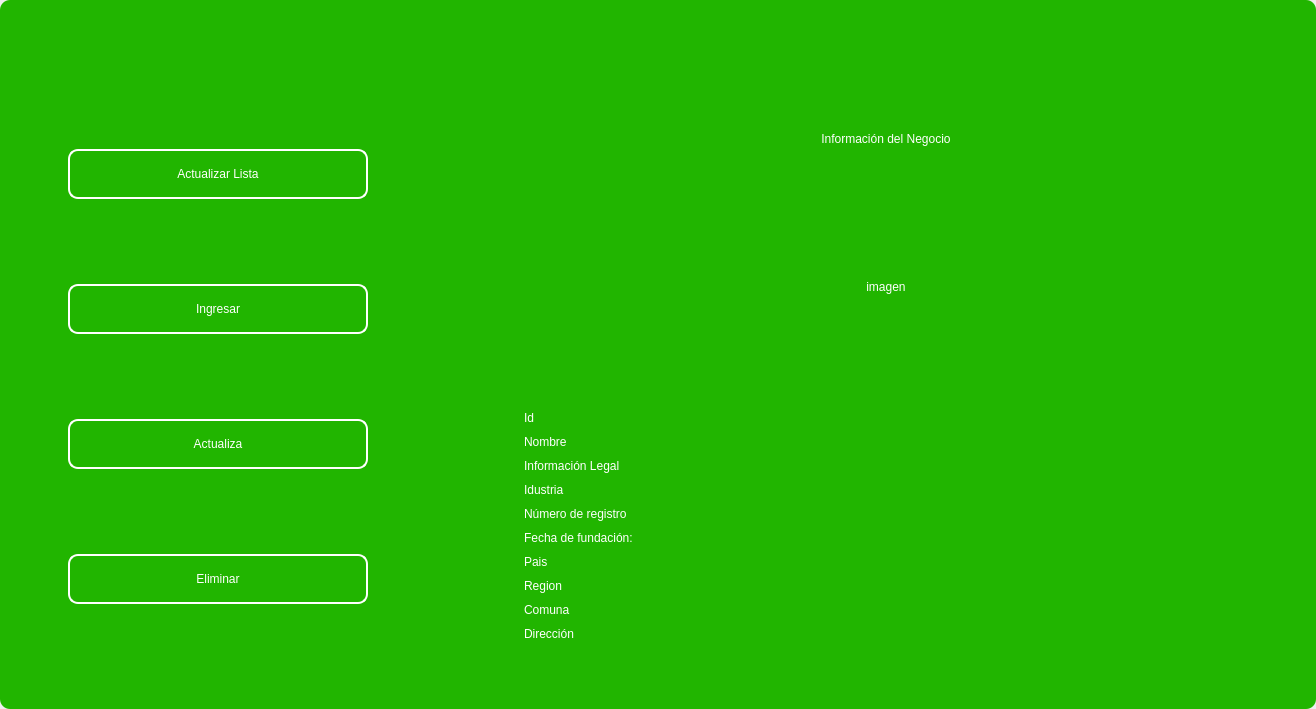
<?xml version="1.0" encoding="UTF-8"?>
<ui version="4.0">
 <class>MainWindow</class>
 <widget class="QMainWindow" name="MainWindow">
  <property name="geometry">
   <rect>
    <x>0</x>
    <y>0</y>
    <width>1316</width>
    <height>709</height>
   </rect>
  </property>
  <property name="windowTitle">
   <string>MainWindow</string>
  </property>
  <property name="styleSheet">
   <string notr="true"/>
  </property>
  <widget class="QWidget" name="centralwidget">
   <property name="styleSheet">
    <string notr="true"/>
   </property>
   <layout class="QVBoxLayout" name="verticalLayout">
    <property name="spacing">
     <number>0</number>
    </property>
    <property name="leftMargin">
     <number>0</number>
    </property>
    <property name="topMargin">
     <number>0</number>
    </property>
    <property name="rightMargin">
     <number>0</number>
    </property>
    <property name="bottomMargin">
     <number>0</number>
    </property>
    <item>
     <widget class="QFrame" name="frame">
      <property name="enabled">
       <bool>true</bool>
      </property>
      <property name="styleSheet">
       <string notr="true">
QFrame {
border-radius:10px;
background-color: rgb(33, 181, 0);
 }
</string>
      </property>
      <property name="frameShape">
       <enum>QFrame::StyledPanel</enum>
      </property>
      <property name="frameShadow">
       <enum>QFrame::Raised</enum>
      </property>
      <layout class="QVBoxLayout" name="verticalLayout_2">
       <item>
        <widget class="QFrame" name="frame_superior">
         <property name="minimumSize">
          <size>
           <width>0</width>
           <height>40</height>
          </size>
         </property>
         <property name="maximumSize">
          <size>
           <width>16777215</width>
           <height>40</height>
          </size>
         </property>
         <property name="styleSheet">
          <string notr="true">QPushButton{
border-radius:18px;
}

QPushButton:hover{
	background-color: rgb(0, 0, 0);
}
</string>
         </property>
         <property name="frameShape">
          <enum>QFrame::StyledPanel</enum>
         </property>
         <property name="frameShadow">
          <enum>QFrame::Raised</enum>
         </property>
         <layout class="QHBoxLayout" name="horizontalLayout_3">
          <property name="spacing">
           <number>4</number>
          </property>
          <property name="leftMargin">
           <number>0</number>
          </property>
          <property name="topMargin">
           <number>0</number>
          </property>
          <property name="rightMargin">
           <number>0</number>
          </property>
          <property name="bottomMargin">
           <number>0</number>
          </property>
          <item>
           <widget class="QPushButton" name="btn_icon">
            <property name="text">
             <string/>
            </property>
            <property name="iconSize">
             <size>
              <width>40</width>
              <height>40</height>
             </size>
            </property>
           </widget>
          </item>
          <item>
           <spacer name="horizontalSpacer_2">
            <property name="orientation">
             <enum>Qt::Horizontal</enum>
            </property>
            <property name="sizeHint" stdset="0">
             <size>
              <width>443</width>
              <height>20</height>
             </size>
            </property>
           </spacer>
          </item>
          <item>
           <widget class="QPushButton" name="btn_exit">
            <property name="minimumSize">
             <size>
              <width>38</width>
              <height>38</height>
             </size>
            </property>
            <property name="maximumSize">
             <size>
              <width>38</width>
              <height>38</height>
             </size>
            </property>
            <property name="cursor">
             <cursorShape>PointingHandCursor</cursorShape>
            </property>
            <property name="text">
             <string/>
            </property>
            <property name="iconSize">
             <size>
              <width>35</width>
              <height>35</height>
             </size>
            </property>
           </widget>
          </item>
          <item>
           <widget class="QPushButton" name="bt_minimizar">
            <property name="minimumSize">
             <size>
              <width>38</width>
              <height>38</height>
             </size>
            </property>
            <property name="maximumSize">
             <size>
              <width>38</width>
              <height>38</height>
             </size>
            </property>
            <property name="cursor">
             <cursorShape>PointingHandCursor</cursorShape>
            </property>
            <property name="text">
             <string/>
            </property>
            <property name="icon">
             <iconset>
              <normaloff>image/minus.svg</normaloff>image/minus.svg</iconset>
            </property>
            <property name="iconSize">
             <size>
              <width>38</width>
              <height>38</height>
             </size>
            </property>
           </widget>
          </item>
          <item>
           <widget class="QPushButton" name="bt_maximizar">
            <property name="minimumSize">
             <size>
              <width>38</width>
              <height>38</height>
             </size>
            </property>
            <property name="maximumSize">
             <size>
              <width>38</width>
              <height>38</height>
             </size>
            </property>
            <property name="cursor">
             <cursorShape>PointingHandCursor</cursorShape>
            </property>
            <property name="text">
             <string/>
            </property>
            <property name="icon">
             <iconset>
              <normaloff>image/chevron-up.svg</normaloff>image/chevron-up.svg</iconset>
            </property>
            <property name="iconSize">
             <size>
              <width>38</width>
              <height>38</height>
             </size>
            </property>
           </widget>
          </item>
          <item>
           <widget class="QPushButton" name="bt_restaurar">
            <property name="minimumSize">
             <size>
              <width>38</width>
              <height>38</height>
             </size>
            </property>
            <property name="maximumSize">
             <size>
              <width>38</width>
              <height>38</height>
             </size>
            </property>
            <property name="cursor">
             <cursorShape>PointingHandCursor</cursorShape>
            </property>
            <property name="text">
             <string/>
            </property>
            <property name="icon">
             <iconset>
              <normaloff>image/chevron-down.svg</normaloff>image/chevron-down.svg</iconset>
            </property>
            <property name="iconSize">
             <size>
              <width>38</width>
              <height>38</height>
             </size>
            </property>
           </widget>
          </item>
          <item>
           <widget class="QPushButton" name="bt_cerrar">
            <property name="minimumSize">
             <size>
              <width>38</width>
              <height>38</height>
             </size>
            </property>
            <property name="maximumSize">
             <size>
              <width>38</width>
              <height>38</height>
             </size>
            </property>
            <property name="cursor">
             <cursorShape>PointingHandCursor</cursorShape>
            </property>
            <property name="text">
             <string/>
            </property>
            <property name="icon">
             <iconset>
              <normaloff>image/x.svg</normaloff>image/x.svg</iconset>
            </property>
            <property name="iconSize">
             <size>
              <width>38</width>
              <height>38</height>
             </size>
            </property>
           </widget>
          </item>
         </layout>
        </widget>
       </item>
       <item>
        <widget class="QFrame" name="frame_3">
         <property name="minimumSize">
          <size>
           <width>0</width>
           <height>0</height>
          </size>
         </property>
         <property name="frameShape">
          <enum>QFrame::StyledPanel</enum>
         </property>
         <property name="frameShadow">
          <enum>QFrame::Raised</enum>
         </property>
         <layout class="QHBoxLayout" name="horizontalLayout_4">
          <property name="leftMargin">
           <number>9</number>
          </property>
          <property name="topMargin">
           <number>9</number>
          </property>
          <property name="rightMargin">
           <number>9</number>
          </property>
          <item>
           <layout class="QVBoxLayout" name="verticalLayout_4">
            <property name="spacing">
             <number>50</number>
            </property>
            <property name="sizeConstraint">
             <enum>QLayout::SetDefaultConstraint</enum>
            </property>
            <property name="leftMargin">
             <number>50</number>
            </property>
            <property name="topMargin">
             <number>50</number>
            </property>
            <property name="rightMargin">
             <number>50</number>
            </property>
            <property name="bottomMargin">
             <number>50</number>
            </property>
            <item>
             <widget class="QPushButton" name="btn_get">
              <property name="minimumSize">
               <size>
                <width>50</width>
                <height>40</height>
               </size>
              </property>
              <property name="maximumSize">
               <size>
                <width>300</width>
                <height>50</height>
               </size>
              </property>
              <property name="cursor">
               <cursorShape>PointingHandCursor</cursorShape>
              </property>
              <property name="styleSheet">
               <string notr="true">QPushButton{
border-radius:10px; 
font: 12pt &quot;Arial&quot;;
color: rgb(255, 255, 254);
border: 2px solid #ffffff;
}

QPushButton:hover{
border-radius:10px; 
font: 12pt &quot;Arial&quot;;
color: rgb(255, 255, 255);
border: 2px solid rgb(120, 0, 171);
	background-color: rgb(120, 0, 171);
}</string>
              </property>
              <property name="text">
               <string>Actualizar Lista</string>
              </property>
              <property name="iconSize">
               <size>
                <width>35</width>
                <height>35</height>
               </size>
              </property>
             </widget>
            </item>
            <item>
             <widget class="QPushButton" name="btn_add">
              <property name="minimumSize">
               <size>
                <width>0</width>
                <height>40</height>
               </size>
              </property>
              <property name="maximumSize">
               <size>
                <width>300</width>
                <height>50</height>
               </size>
              </property>
              <property name="cursor">
               <cursorShape>PointingHandCursor</cursorShape>
              </property>
              <property name="styleSheet">
               <string notr="true">QPushButton{
border-radius:10px; 
font: 12pt &quot;Arial&quot;;
color: rgb(255, 255, 254);
border: 2px solid #ffffff;
}

QPushButton:hover{
border-radius:10px; 
font: 12pt &quot;Arial&quot;;
color: rgb(255, 255, 255);
border: 2px solid rgb(120, 0, 171);
	background-color: rgb(120, 0, 171);
}</string>
              </property>
              <property name="text">
               <string>Ingresar</string>
              </property>
              <property name="iconSize">
               <size>
                <width>35</width>
                <height>35</height>
               </size>
              </property>
             </widget>
            </item>
            <item>
             <widget class="QPushButton" name="btn_update">
              <property name="minimumSize">
               <size>
                <width>0</width>
                <height>40</height>
               </size>
              </property>
              <property name="maximumSize">
               <size>
                <width>300</width>
                <height>50</height>
               </size>
              </property>
              <property name="cursor">
               <cursorShape>PointingHandCursor</cursorShape>
              </property>
              <property name="styleSheet">
               <string notr="true">QPushButton{
border-radius:10px; 
font: 12pt &quot;Arial&quot;;
color: rgb(255, 255, 254);
border: 2px solid #ffffff;
}

QPushButton:hover{
border-radius:10px; 
font: 12pt &quot;Arial&quot;;
color: rgb(255, 255, 255);
border: 2px solid rgb(120, 0, 171);
	background-color: rgb(120, 0, 171);
}</string>
              </property>
              <property name="text">
               <string>Actualiza</string>
              </property>
              <property name="iconSize">
               <size>
                <width>35</width>
                <height>35</height>
               </size>
              </property>
             </widget>
            </item>
            <item>
             <widget class="QPushButton" name="btn_delete">
              <property name="minimumSize">
               <size>
                <width>0</width>
                <height>40</height>
               </size>
              </property>
              <property name="maximumSize">
               <size>
                <width>300</width>
                <height>50</height>
               </size>
              </property>
              <property name="cursor">
               <cursorShape>PointingHandCursor</cursorShape>
              </property>
              <property name="styleSheet">
               <string notr="true">QPushButton{
border-radius:10px; 
font: 12pt &quot;Arial&quot;;
color: rgb(255, 255, 254);
border: 2px solid #ffffff;
}

QPushButton:hover{
border-radius:10px; 
font: 12pt &quot;Arial&quot;;
color: rgb(255, 255, 255);
border: 2px solid rgb(120, 0, 171);
	background-color: rgb(120, 0, 171);
}</string>
              </property>
              <property name="text">
               <string>Eliminar</string>
              </property>
              <property name="iconSize">
               <size>
                <width>35</width>
                <height>35</height>
               </size>
              </property>
             </widget>
            </item>
           </layout>
          </item>
          <item>
           <spacer name="horizontalSpacer">
            <property name="orientation">
             <enum>Qt::Horizontal</enum>
            </property>
            <property name="sizeType">
             <enum>QSizePolicy::Fixed</enum>
            </property>
            <property name="sizeHint" stdset="0">
             <size>
              <width>50</width>
              <height>30</height>
             </size>
            </property>
           </spacer>
          </item>
          <item>
           <layout class="QVBoxLayout" name="verticalLayout_3">
            <property name="spacing">
             <number>10</number>
            </property>
            <property name="leftMargin">
             <number>50</number>
            </property>
            <property name="topMargin">
             <number>50</number>
            </property>
            <property name="rightMargin">
             <number>50</number>
            </property>
            <property name="bottomMargin">
             <number>50</number>
            </property>
            <item>
             <widget class="QLabel" name="label">
              <property name="minimumSize">
               <size>
                <width>0</width>
                <height>50</height>
               </size>
              </property>
              <property name="maximumSize">
               <size>
                <width>16777215</width>
                <height>200</height>
               </size>
              </property>
              <property name="styleSheet">
               <string notr="true">color: rgb(255, 255, 255);
font: 25pt &quot;MS Shell Dlg 2&quot;;
</string>
              </property>
              <property name="text">
               <string>Información del Negocio</string>
              </property>
              <property name="alignment">
               <set>Qt::AlignCenter</set>
              </property>
             </widget>
            </item>
            <item>
             <layout class="QHBoxLayout" name="horizontalLayout">
              <property name="topMargin">
               <number>0</number>
              </property>
              <item>
               <spacer name="verticalSpacer">
                <property name="orientation">
                 <enum>Qt::Vertical</enum>
                </property>
                <property name="sizeHint" stdset="0">
                 <size>
                  <width>20</width>
                  <height>40</height>
                 </size>
                </property>
               </spacer>
              </item>
              <item>
               <widget class="QLabel" name="label_image">
                <property name="sizePolicy">
                 <sizepolicy hsizetype="Fixed" vsizetype="Preferred">
                  <horstretch>0</horstretch>
                  <verstretch>0</verstretch>
                 </sizepolicy>
                </property>
                <property name="minimumSize">
                 <size>
                  <width>50</width>
                  <height>50</height>
                 </size>
                </property>
                <property name="maximumSize">
                 <size>
                  <width>100</width>
                  <height>100</height>
                 </size>
                </property>
                <property name="styleSheet">
                 <string notr="true">color: rgb(255, 255, 255);
font: 15pt &quot;MS Shell Dlg 2&quot;;</string>
                </property>
                <property name="text">
                 <string>imagen</string>
                </property>
                <property name="alignment">
                 <set>Qt::AlignCenter</set>
                </property>
               </widget>
              </item>
              <item>
               <spacer name="verticalSpacer_2">
                <property name="orientation">
                 <enum>Qt::Vertical</enum>
                </property>
                <property name="sizeHint" stdset="0">
                 <size>
                  <width>20</width>
                  <height>40</height>
                 </size>
                </property>
               </spacer>
              </item>
             </layout>
            </item>
            <item>
             <widget class="QLabel" name="label_id">
              <property name="styleSheet">
               <string notr="true">color: rgb(255, 255, 255);
font: 15pt &quot;MS Shell Dlg 2&quot;;
</string>
              </property>
              <property name="lineWidth">
               <number>1</number>
              </property>
              <property name="text">
               <string>Id</string>
              </property>
              <property name="alignment">
               <set>Qt::AlignLeading|Qt::AlignLeft|Qt::AlignVCenter</set>
              </property>
             </widget>
            </item>
            <item>
             <widget class="QLabel" name="label_name">
              <property name="styleSheet">
               <string notr="true">color: rgb(255, 255, 255);
font: 15pt &quot;MS Shell Dlg 2&quot;;
</string>
              </property>
              <property name="text">
               <string>Nombre</string>
              </property>
              <property name="alignment">
               <set>Qt::AlignLeading|Qt::AlignLeft|Qt::AlignVCenter</set>
              </property>
             </widget>
            </item>
            <item>
             <widget class="QLabel" name="label_legal_form">
              <property name="styleSheet">
               <string notr="true">color: rgb(255, 255, 255);
font: 15pt &quot;MS Shell Dlg 2&quot;;
</string>
              </property>
              <property name="text">
               <string>Información Legal</string>
              </property>
              <property name="alignment">
               <set>Qt::AlignLeading|Qt::AlignLeft|Qt::AlignVCenter</set>
              </property>
             </widget>
            </item>
            <item>
             <widget class="QLabel" name="label_industry">
              <property name="styleSheet">
               <string notr="true">color: rgb(255, 255, 255);
font: 15pt &quot;MS Shell Dlg 2&quot;;
</string>
              </property>
              <property name="text">
               <string>Idustria</string>
              </property>
              <property name="alignment">
               <set>Qt::AlignLeading|Qt::AlignLeft|Qt::AlignVCenter</set>
              </property>
             </widget>
            </item>
            <item>
             <widget class="QLabel" name="label_registration_number">
              <property name="styleSheet">
               <string notr="true">color: rgb(255, 255, 255);
font: 15pt &quot;MS Shell Dlg 2&quot;;
</string>
              </property>
              <property name="text">
               <string>Número de registro</string>
              </property>
              <property name="alignment">
               <set>Qt::AlignLeading|Qt::AlignLeft|Qt::AlignVCenter</set>
              </property>
             </widget>
            </item>
            <item>
             <widget class="QLabel" name="label_founding_date">
              <property name="styleSheet">
               <string notr="true">color: rgb(255, 255, 255);
font: 15pt &quot;MS Shell Dlg 2&quot;;
</string>
              </property>
              <property name="text">
               <string>Fecha de fundación:</string>
              </property>
              <property name="alignment">
               <set>Qt::AlignLeading|Qt::AlignLeft|Qt::AlignVCenter</set>
              </property>
             </widget>
            </item>
            <item>
             <widget class="QLabel" name="label_country">
              <property name="styleSheet">
               <string notr="true">color: rgb(255, 255, 255);
font: 15pt &quot;MS Shell Dlg 2&quot;;
</string>
              </property>
              <property name="text">
               <string>Pais</string>
              </property>
              <property name="alignment">
               <set>Qt::AlignLeading|Qt::AlignLeft|Qt::AlignVCenter</set>
              </property>
             </widget>
            </item>
            <item>
             <widget class="QLabel" name="label_region">
              <property name="styleSheet">
               <string notr="true">color: rgb(255, 255, 255);
font: 15pt &quot;MS Shell Dlg 2&quot;;
</string>
              </property>
              <property name="text">
               <string>Region</string>
              </property>
              <property name="alignment">
               <set>Qt::AlignLeading|Qt::AlignLeft|Qt::AlignVCenter</set>
              </property>
             </widget>
            </item>
            <item>
             <widget class="QLabel" name="label_commune">
              <property name="styleSheet">
               <string notr="true">color: rgb(255, 255, 255);
font: 15pt &quot;MS Shell Dlg 2&quot;;
</string>
              </property>
              <property name="text">
               <string>Comuna</string>
              </property>
             </widget>
            </item>
            <item>
             <widget class="QLabel" name="label_description">
              <property name="styleSheet">
               <string notr="true">color: rgb(255, 255, 255);
font: 15pt &quot;MS Shell Dlg 2&quot;;
</string>
              </property>
              <property name="text">
               <string>Dirección</string>
              </property>
              <property name="alignment">
               <set>Qt::AlignLeading|Qt::AlignLeft|Qt::AlignVCenter</set>
              </property>
             </widget>
            </item>
           </layout>
          </item>
         </layout>
        </widget>
       </item>
      </layout>
     </widget>
    </item>
   </layout>
  </widget>
 </widget>
 <resources/>
 <connections/>
</ui>
